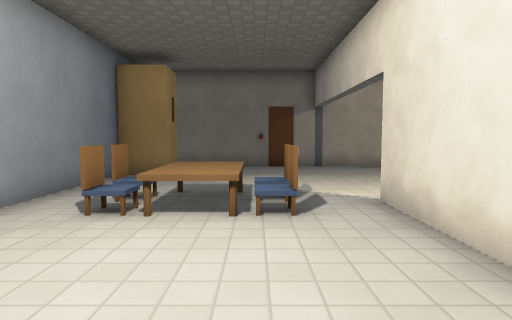
[1] (above)

14 first-person views from a walk through a 3-D level made in the Godot game engine. The camera is 1.2 m above the floor, tilts 4° down and sees 75° across. The floor is counted in squares, 1 m on a side. Each view is taken from the middle of a square. On the plan, view 1 faces up. The plan holds only what a view shows up to about 14 squares ahead; the rest is blank. The place goes on beyond the plan. Surface patterns are stand-ins for the level's own textures.

[2]
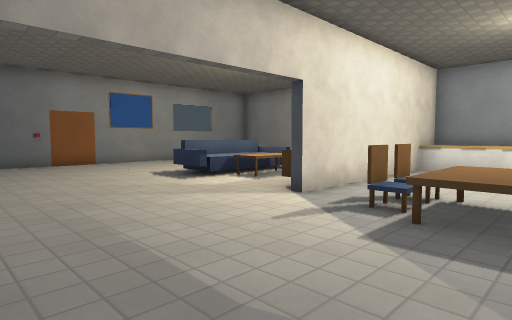

[3]
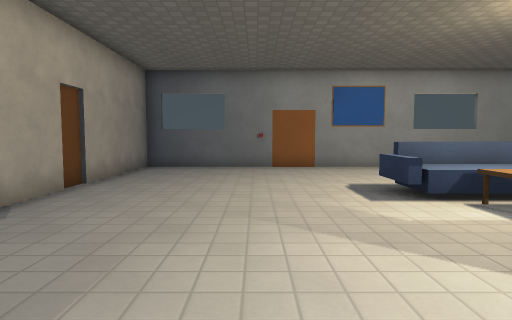

[4]
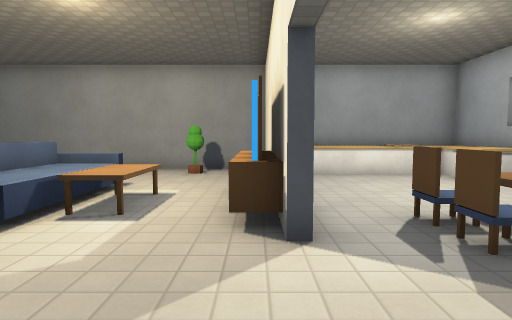

[5]
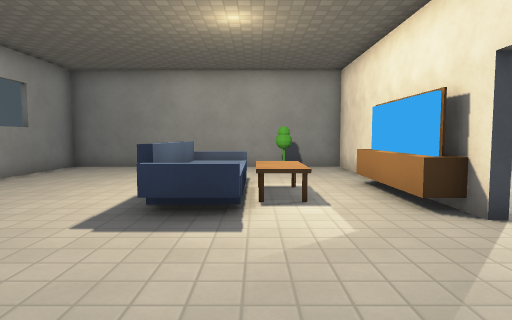

[6]
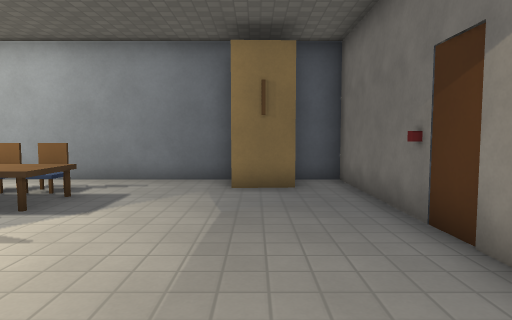

[7]
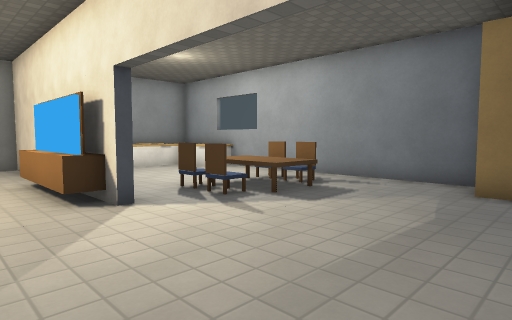

[8]
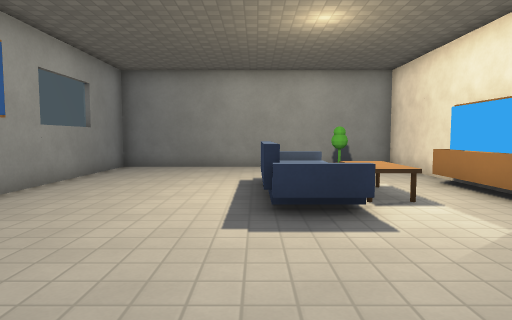

[9]
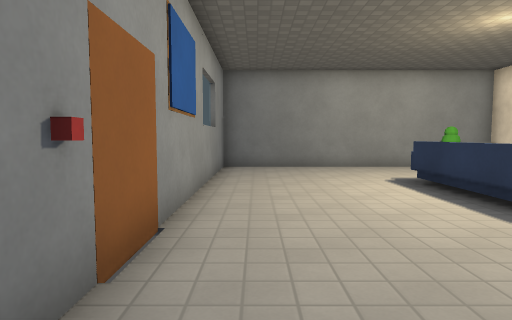

[10]
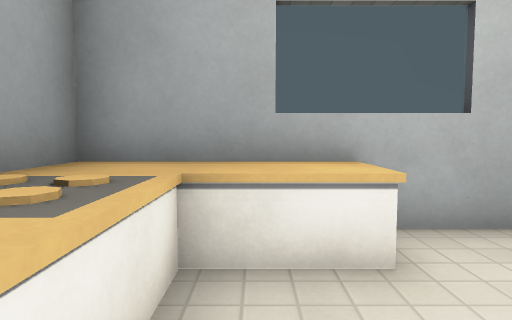

[11]
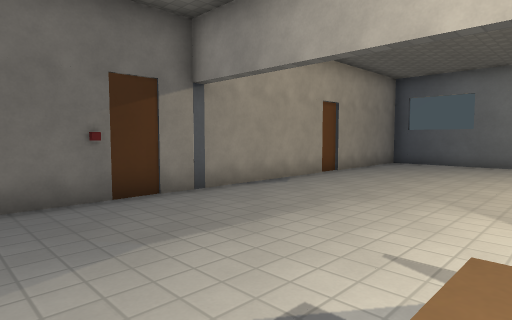

[12]
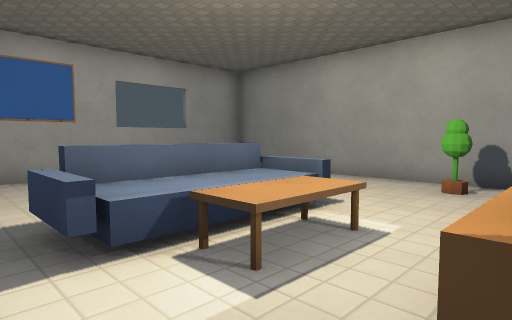

[13]
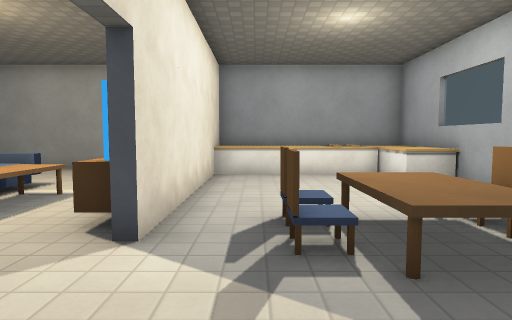

[14]
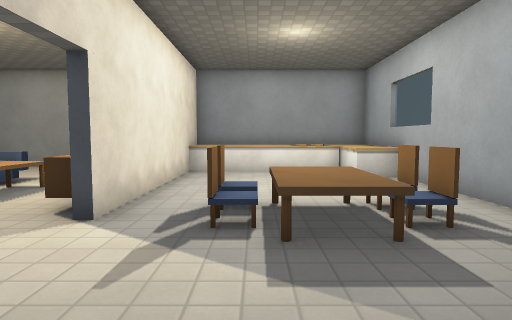

### Floor plan
Points are (right, up) in squares from view 1. A wall is a line through its corners. A room is listed if a view was taken in it or the views show most of it. See-through windows are left out.
Room 1 (views 1, 2, 3, 4, 5, 6, 7, 8, 9, 10, 11, 12, 13, 14)
walls: (2.6, 1.4) (2.6, -2.3) (13.3, -2.3) (13.3, 13.3) (-4.3, 13.3) (-4.3, 12.6); (-4.3, 10.2) (-4.3, -2.3) (2.3, -2.3) (2.3, 6.3) (2.6, 6.3) (2.6, 5.8)
low walls: (-0.5, -0.7) (2.4, -0.7); (-4.4, 1.3) (-3, 1.3) (-3, -0.5)
ways out: closed door at (1, 13); closed door at (8, 13.5); closed door at (13, 7.5)
objects: other object (-4, 11) to (-3, 12); stove (-3, -2) to (-1, -1); chair (-3, 5); chair (-3, 6); table (-1, 5) to (0, 7); chair (1, 5); chair (1, 6); TV (3, 2) to (3, 5); table (5, 3) to (6, 5); sofa (7, 2) to (8, 6)

Positions as (right, up) in squares from view 1, and headings:
1: (0, 0), facing up
2: (-2, 12), facing down-right
3: (0, 9), facing right
4: (3, 10), facing down
5: (6, 11), facing down
6: (5, 11), facing left
7: (5, 12), facing down-left
8: (8, 11), facing down
9: (12, 11), facing down
10: (0, 0), facing left
11: (-2, 7), facing up-right
12: (3, 7), facing down-right
13: (1, 10), facing down
14: (0, 11), facing down
